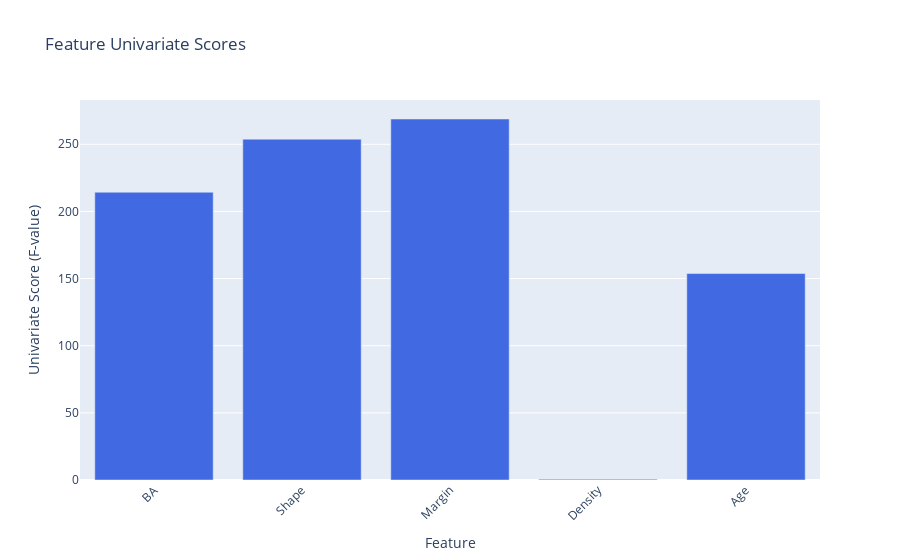

Notebook code for this chart:
### Code cell
import plotly.graph_objects as go

# Create a bar chart with Plotly
fig = go.Figure()
feature_names = ['BA', 'Shape', 'Margin', 'Density', 'Age']  # Replace with your actual feature names


fig.add_trace(go.Bar(
    x=X_indices,
    y=scores,
    marker=dict(color='royalblue')
))

fig.update_layout(
    title="Feature Univariate Scores",
    xaxis_title="Feature",
    yaxis_title="Univariate Score (F-value)",
    xaxis=dict(
        tickangle=-45,  # Rotate x-axis labels for readability
        tickmode='array',  # Use array of labels for x-axis
        tickvals=list(range(len(feature_names))),  # Use integer indices for tick positions
        ticktext=feature_names  # Use feature names as tick labels
    )
)

# Show the plot
fig.show()

### Figure 1 — Plotly figure (JSON) as saved in the notebook; plotly's stock layout.template omitted (floating-point values rounded to 4 significant figures)
{"data": [{"marker": {"color": "royalblue"}, "type": "bar", "x": [0, 1, 2, 3, 4], "y": [214.3, 253.8, 268.8, 0.6254, 153.7]}], "layout": {"title": {"text": "Feature Univariate Scores"}, "xaxis": {"tickangle": -45, "tickmode": "array", "ticktext": ["BA", "Shape", "Margin", "Density", "Age"], "tickvals": [0, 1, 2, 3, 4], "title": {"text": "Feature"}}, "yaxis": {"title": {"text": "Univariate Score (F-value)"}}}}
